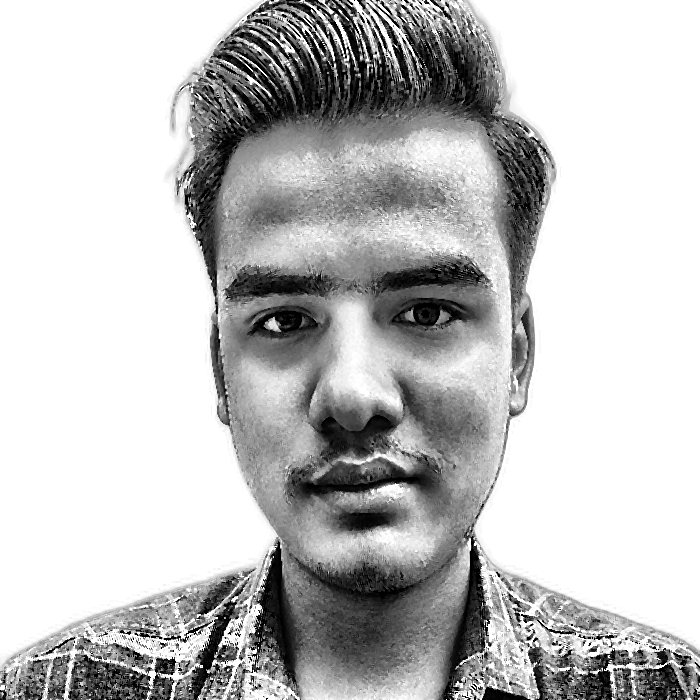
#> input picture assets/photos/source-prepped.png, 700 x 700 px
$ python ascii_portrait.py
#> lines starting #> are read from the running program, lines starting #| are printed output that depends on the picture
### scripts/utils/ascii.py
from PIL import Image, ImageOps, ImageEnhance

# Dark → Light
RAMP = "@%#*+=-:. "


def load_image(path):
    """Load and enhance image for ASCII conversion."""

    img = Image.open(path).convert("L")
#> img is the input picture: PIL image 700x700 L; min 0, max 255, mean 192.3

    # Auto normalize brightness
    img = ImageOps.autocontrast(img, cutoff=2)

    # Increase contrast
    img = ImageEnhance.Contrast(img).enhance(1.8)
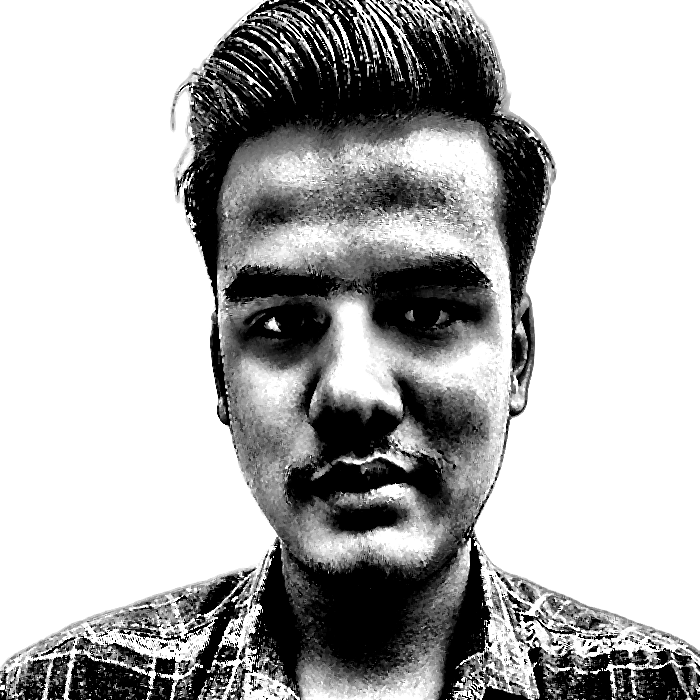
#> img: PIL image 700x700 L; min 0, max 255, mean 177.8

    # Slightly sharpen details
    img = ImageEnhance.Sharpness(img).enhance(1.5)

    return img


def resize_image(img, width=60):
#> called with width = 20
    aspect = img.height / img.width
#> aspect = 1
    height = max(1, int(width * aspect * 0.55))
#> height = 11
#| Loaded image size: 20 x 11
    return img.resize((width, height), Image.Resampling.LANCZOS)


def image_to_ascii(img):

    pixels = img.load()
    rows = []

    ramp = len(RAMP) - 1

    for y in range(img.height):

        line = []

        for x in range(img.width):

            pixel = pixels[x, y]
            index = pixel * ramp // 255
            line.append(RAMP[index])

        rows.append("".join(line))
#> after the loop, rows = 11 items, first 6: '    ..=**#**#*...   ', '   . -%%@@@%%@= .   ', '   . *%+=+++::%+ .  ', '   . +#=-=+=-:#+ .  ', '   . .*%%**%@#=: .  ', '   . .**%=.**-=: .  '

    return rows

### scripts/utils/canvas.py
from pathlib import Path


class SVGCanvas:

    def __init__(self, width, height):

        self.width = width
        self.height = height
        self.parts = []

        self.parts.append(f"""<?xml version="1.0" encoding="UTF-8"?>

<svg xmlns="http://www.w3.org/2000/svg"
     width="{width}"
     height="{height}"
     viewBox="0 0 {width} {height}">
""")

    # ==========================================
    # Raw SVG
    # ==========================================

    def add(self, svg):
        self.parts.append(svg)

    # ==========================================
    # Rectangle
    # ==========================================

    def rect(
        self,
        x,
        y,
        width,
        height,
        fill="none",
        stroke="none",
        stroke_width=1,
        rx=0,
    ):

        self.add(f"""
<rect
    x="{x}"
    y="{y}"
    width="{width}"
    height="{height}"
    rx="{rx}"
    fill="{fill}"
    stroke="{stroke}"
    stroke-width="{stroke_width}"/>
""")

    # ==========================================
    # Circle
    # ==========================================

    def circle(self, cx, cy, r, fill):

        self.add(f"""
<circle
    cx="{cx}"
    cy="{cy}"
    r="{r}"
    fill="{fill}"/>
""")

    # ==========================================
    # Line
    # ==========================================

    def line(
        self,
        x1,
        y1,
        x2,
        y2,
        stroke,
        width=1
    ):

        self.add(f"""
<line
    x1="{x1}"
    y1="{y1}"
    x2="{x2}"
    y2="{y2}"
    stroke="{stroke}"
    stroke-width="{width}"/>
""")

    # ==========================================
    # Text
    # ==========================================

    def text(
        self,
        text,
        x,
        y,
        size=20,
        fill="#C9D1D9",
        weight="normal",
        family="JetBrains Mono, Consolas, monospace",
        anchor="start"
    ):

        self.add(f"""
<text
    x="{x}"
    y="{y}"
    fill="{fill}"
    font-size="{size}"
    font-weight="{weight}"
    font-family="{family}"
    text-anchor="{anchor}">

{text}

</text>
""")

    # ==========================================
    # Begin Group
    # ==========================================

    def begin_group(self, extra=""):

        self.add(f"<g {extra}>")

    # ==========================================
    # End Group
    # ==========================================

    def end_group(self):

        self.add("</g>")

    # ==========================================
    # Raw Style
    # ==========================================

    def style(self, css):

        self.add(f"<style>\n{css}\n</style>")

    # ==========================================
    # Save
    # ==========================================

    def save(self, filename):

        self.parts.append("</svg>")

        Path(filename).write_text(
            "\n".join(self.parts),
            encoding="utf-8"
        )

        print(f"✓ Saved {filename}")

### scripts/utils/terminal.py
from .colors import *


def draw_terminal(canvas, title="Terminal"):

    canvas.rect(
        20,
        20,
        canvas.width - 40,
        canvas.height - 40,
        fill=PANEL,
        stroke=BORDER,
        rx=14,
    )

    canvas.circle(45, 45, 6, "#FF5F56")
    canvas.circle(65, 45, 6, "#FFBD2E")
    canvas.circle(85, 45, 6, "#27C93F")

    canvas.text(
        title,
        x=115,
        y=50,
        size=16,
        fill=TEXT,
        weight="bold",
    )

    canvas.line(
        20,
        65,
        canvas.width - 20,
        65,
        BORDER,
    )

### scripts/generators/ascii_portrait.py
import sys
from pathlib import Path

# Add the "scripts" directory to Python's module search path
SCRIPTS_DIR = Path(__file__).resolve().parents[1]

if str(SCRIPTS_DIR) not in sys.path:
    sys.path.insert(0, str(SCRIPTS_DIR))

import utils.ascii as ascii_module
from utils import *

print("Imported utils.ascii from:", Path(ascii_module.__file__).resolve())

ROOT = Path(__file__).resolve().parents[2]

INPUT = ROOT / "assets" / "photos" / "source-prepped.png"
OUTPUT = ROOT / "assets" / "svg" / "ascii-profile.svg"

print("INPUT:", INPUT.resolve())
print("OUTPUT:", OUTPUT.resolve())

# ==========================================
# Load Image
# ==========================================

img = load_image(INPUT)
img = resize_image(img, width=20)
print("Loaded image size:", img.width, "x", img.height)

rows = image_to_ascii(img)
print(f"ASCII size: {len(rows)} rows × {len(rows[0])} columns")
#| ASCII size: 11 rows × 20 columns

# ==========================================
# Canvas
# ==========================================

WIDTH = 700
HEIGHT = len(rows) * 11 + 100
#> HEIGHT = 221

canvas = SVGCanvas(WIDTH, HEIGHT)

canvas.rect(
    0,
    0,
    WIDTH,
    HEIGHT,
    fill=BACKGROUND,
)

draw_terminal(
    canvas,
    title="ascii-profile"
)

# ==========================================
# Draw ASCII
# ==========================================

y = 90

for row in rows:
    canvas.text(
        row,
        x=45,
        y=y,
        size=9,
        fill=TEXT,
        family="JetBrains Mono, Consolas, monospace",
    )
    y += 10
#> this loop made 11 passes
#> y on passes 1 to 11: 100, 110, 120, 130, 140, 150, 160, 170, 180, 190, 200
#> after the loop, y = 200

# ==========================================
# Save
# ==========================================

canvas.save(OUTPUT)

print("✓ ascii-profile.svg generated")

$ run again, with assets/photos/profile.png copied over assets/photos/source-prepped.png
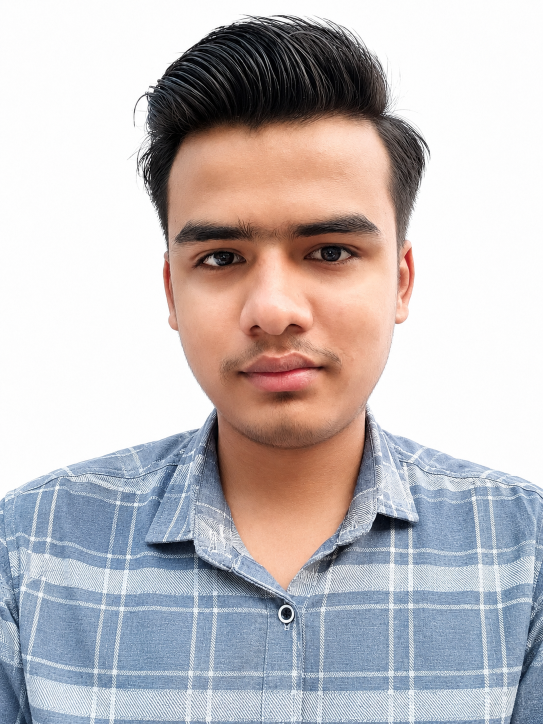
#> input picture assets/photos/profile.png, 1086 x 1448 px (shown at 1/2 size)
#> in load_image, `img = Image.open(path).convert("L")`:
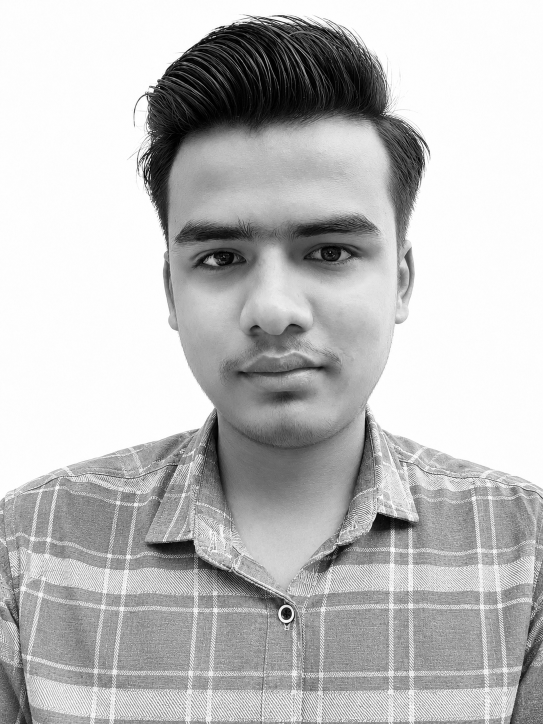
#> img: PIL image 1086x1448 L (shown at 1/2 size); min 0, max 255, mean 189.8
#> in load_image, `img = ImageEnhance.Contrast(img).enhance(1.8)`:
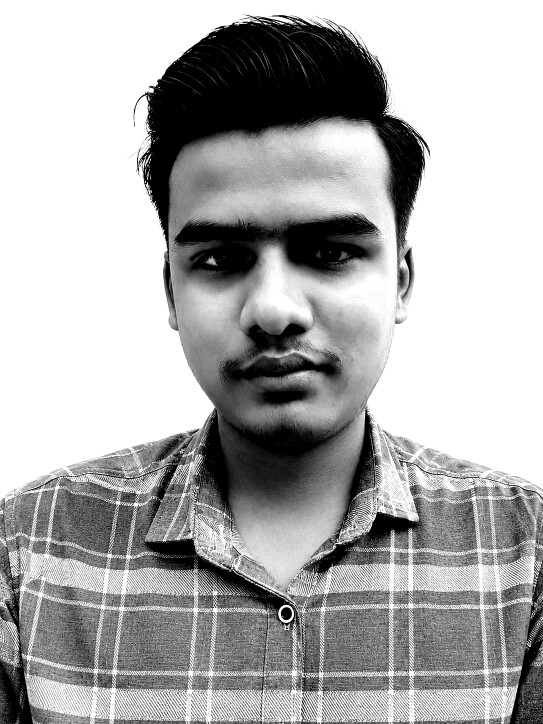
#> img: PIL image 1086x1448 L (shown at 1/2 size); min 0, max 255, mean 174
#| Loaded image size: 20 x 14
#> after the loop in image_to_ascii, `for y in range(img.height):`: rows = 14 items, first 6: '    .  -+**+=. .    ', '   ..:#@@@@@@@: .   ', '   . *@%##*+=+#-..  ', '   . *#=--::. #+ .  ', '   . .*%%#*%%+-: .  ', '     .++*=:+=::: .  '
#| ASCII size: 14 rows × 20 columns
#> HEIGHT = 254
#> the loop `for row in rows:` made 14 passes
#> y on passes 1 to 8: 100, 110, 120, 130, 140, 150, 160, 170
#> after the loop `for row in rows:`: y = 230
